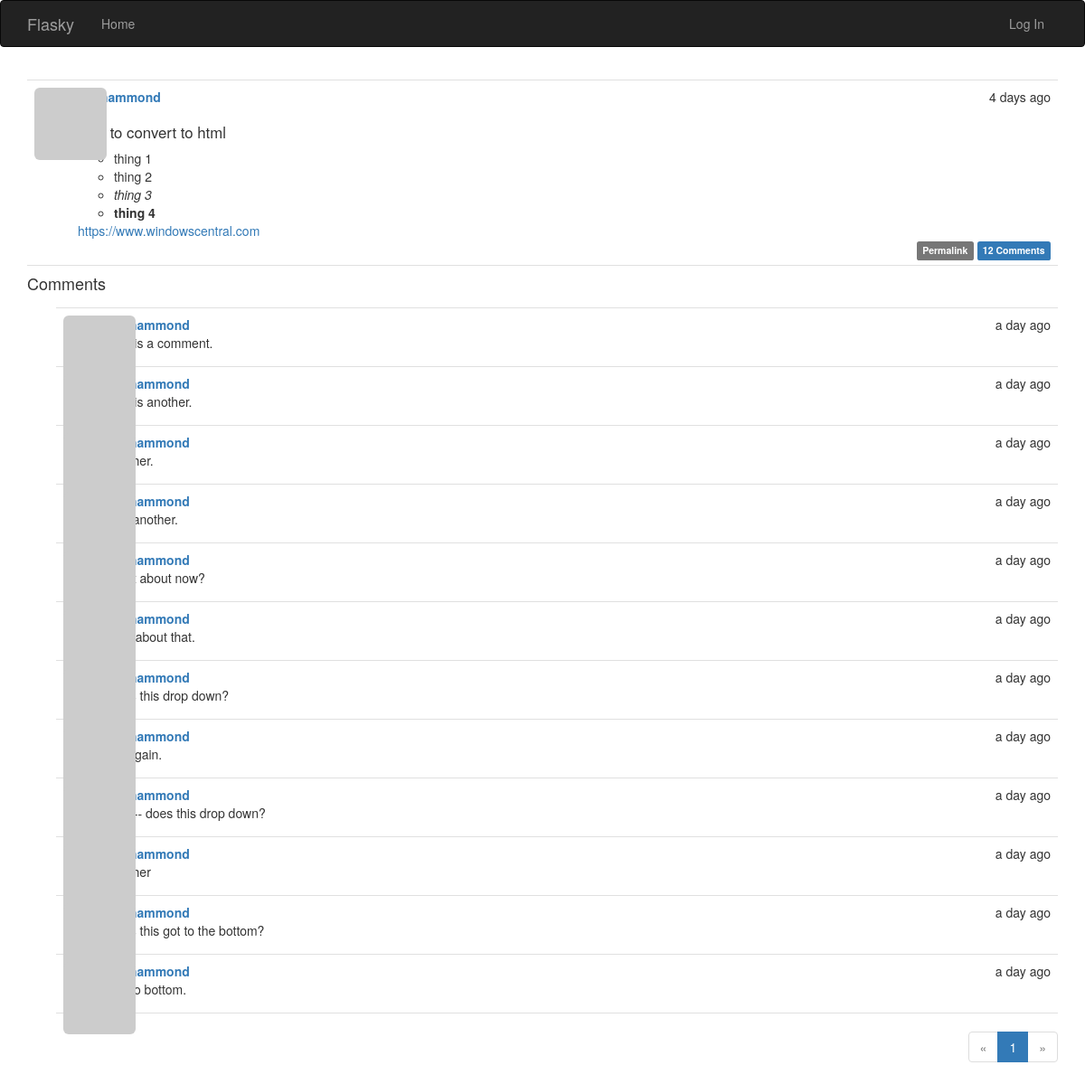
Page /post/405 on the earlier database version.
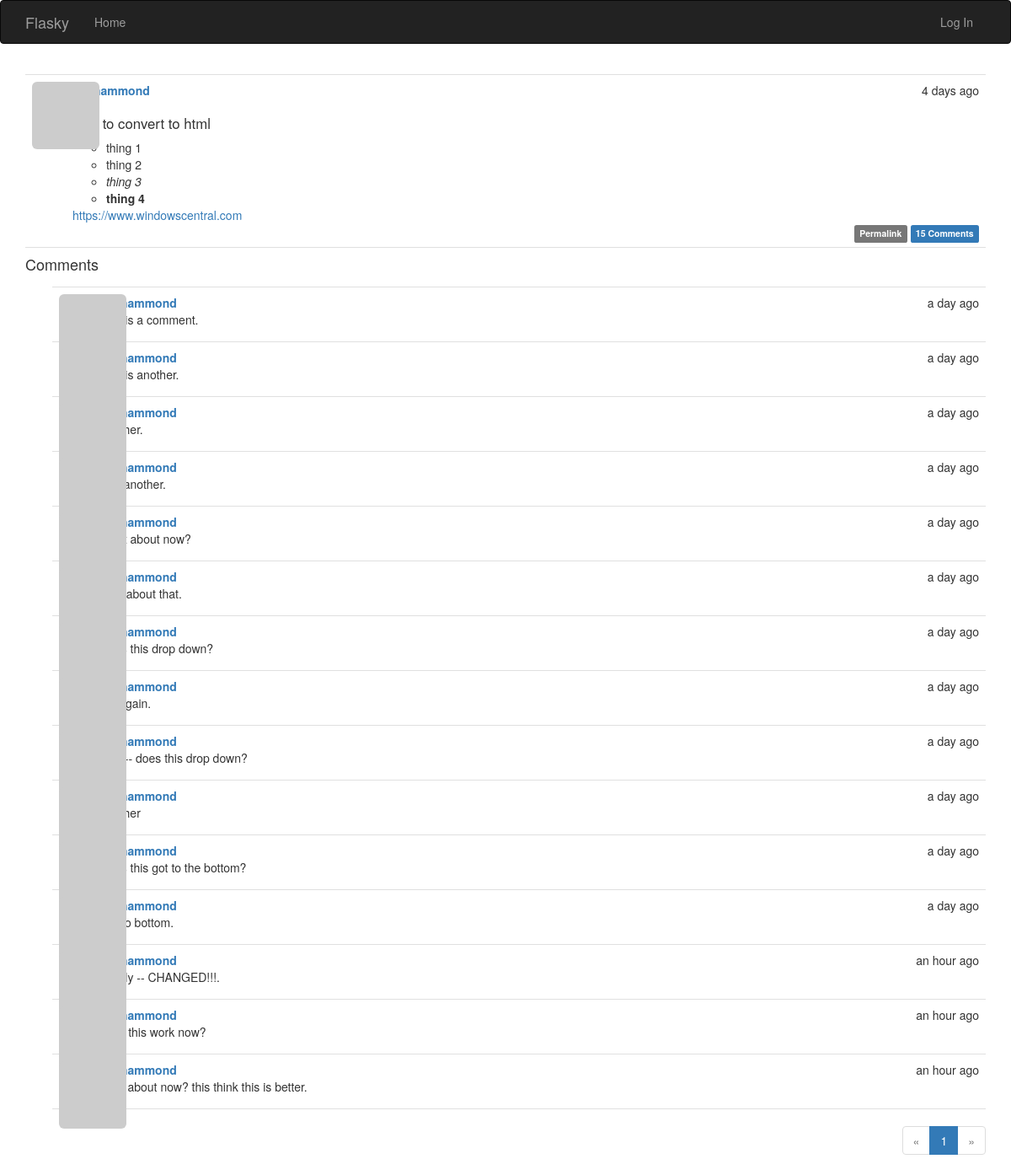
Same page on the later database version.
### app/models.py (models this page shows, shortened)
class Post(db.Model):
    __tablename__ = 'posts'
    id = db.Column(db.Integer, primary_key=True)
    body = db.Column(db.Text)
    timestamp = db.Column(db.DateTime, index=True, default=datetime.utcnow)
    author_id = db.Column(db.Integer, db.ForeignKey('users.id'))
    body_html = db.Column(db.Text)
    comments = db.relationship('Comment', backref='post', lazy='dynamic')

class User(UserMixin, db.Model):
    __tablename__ = 'users'
    id = db.Column(db.Integer, primary_key=True)
    email = db.Column(db.String(64), unique=True, index=True)
    username = db.Column(db.String(64), unique=True, index=True)
    role_id = db.Column(db.Integer, db.ForeignKey('roles.id'))
    password_hash = db.Column(db.String(128))
    confirmed = db.Column(db.Boolean, default=False)
    name = db.Column(db.String(64))
    location = db.Column(db.String(64))
    about_me = db.Column(db.Text())
    member_since = db.Column(db.DateTime(), default=datetime.utcnow)
    last_seen = db.Column(db.DateTime(), default=datetime.utcnow)
    avatar_hash = db.Column(db.String(32))
    posts = db.relationship('Post', backref='author', lazy='dynamic')
    followed = db.relationship('Follow',
                               foreign_keys=[Follow.follower_id],
                               backref=db.backref('follower', lazy='joined'),
                               lazy='dynamic',
                               cascade='all, delete-orphan')
    followers = db.relationship('Follow',
                                foreign_keys=[Follow.followed_id],
                                backref=db.backref('followed', lazy='joined'),
                                lazy='dynamic',
                                cascade='all, delete-orphan')
    comments = db.relationship('Comment', backref='author', lazy='dynamic')
    @property
    def password(self):
        raise AttributeError('password is not a readable attribute')
    def gravatar_hash(self):
        return hashlib.md5(self.email.lower().encode('utf-8')).hexdigest()
    def gravatar(self, size=100, default='identicon', rating='g'):
        if request.is_secure:
            url = 'https://secure.gravatar.com/avatar'
        else:
            url = 'http://secure.gravatar.com/avatar'
        hash= self.avatar_hash or self.gravatar_hash()
        return '{url}/{hash}?s={size}&d={default}&r={rating}'.format(
                url=url, hash=hash, size=size, default=default, rating=rating)

class Comment(db.Model):
    __tablename__ = 'comments'
    id = db.Column(db.Integer, primary_key=True)
    body = db.Column(db.Text)
    body_html = db.Column(db.Text)
    timestamp = db.Column(db.DateTime, index=True, default=datetime.utcnow)
    disabled = db.Column(db.Boolean)
    author_id = db.Column(db.Integer, db.ForeignKey('users.id'))
    post_id = db.Column(db.Integer, db.ForeignKey('posts.id'))

### app/main/views.py (the view, shortened to what this page needs)
@main.route('/post/<int:id>', methods=['GET', 'POST'])
def post(id):
    post = Post.query.get_or_404(id)
    form = CommentForm()
    page = request.args.get('page', 1, type=int)
    if page == -1:
        page = (post.comments.count() - 1) // \
                current_app.config['FLASKY_COMMENTS_PER_PAGE'] + 1
    pagination = post.comments.order_by(Comment.timestamp.asc()).paginate(
            page, per_page=current_app.config['FLASKY_COMMENTS_PER_PAGE'],
            error_out=False)
    comments = pagination.items
    return render_template('post.html', posts=[post], form=form,
                           comments=comments, pagination=pagination)

### app/auth/views.py (called while the page is built)
@auth.before_app_request
def before_request():
    if current_user.is_authenticated:
        current_user.ping()
        if not current_user.confirmed \
                and request.endpoint \
                and request.blueprint != 'auth' \
                and request.endpoint != 'static':
            return redirect(url_for('auth.unconfirmed'))

### app/main/__init__.py (called while the page is built)
@main.app_context_processor
def inject_permissions():
    return dict(Permission=Permission)

### app/models.py (called while the page is built)
    def can(self, permissions):
        return False

    def is_administrator(self):
        return False

### app/templates/post.html (shortened to what this page needs)
{% extends "base.html" %}
{% import "bootstrap/wtf.html" as wtf %}
{% import "_macros.html" as macros %}
{% block page_content %}
{% include '_posts.html' %}
<h4 id="comments">Comments</h4>
{% include '_comments.html' %}
{% if pagination %}
    <div class="pagination">
        {{ macros.pagination_widget(pagination, '.post', fragment='#comments', id=posts[0].id) }}
    </div>
{% endif %}
{% endblock %}

### app/templates/_posts.html (shortened to what this page needs)
<ul class="posts">
    {% for post in posts %}
        <li class="post">
            <div class="profile-thumbnail">
                <a href="{{ url_for('.user', username=post.author.username) }}">
                    <img class="img-rounded profile-thumbnail" src="{{ post.author.gravatar(size=40) }}">
                </a>
            </div>
            <div class="post-content">
                <div class="post-date">{{ moment(post.timestamp).fromNow() }}</div>
                <div class="post-author"><a href="{{ url_for('.user', username=post.author.username) }}">{{ post.author.username }}</a></div>
                <div class="post-body">
                    {% if post.body_html %}
                        {{ post.body_html | safe }}
                    {% else %}
                        {{ post.body }}
                    {% endif %}
                </div>
                <div class="post-footer">
                    <a href="{{ url_for('.post', id=post.id) }}">
                        <span class="label label-default">Permalink</span>
                    </a>
                    <a href="{{ url_for('.post', id=post.id) }}#comments">
                        <span class="label label-primary">{{ post.comments.count() }} Comments</span>
                    </a>
                </div>
            </div>
        </li>
    {% endfor %}
</ul>

### app/templates/_comments.html (shortened to what this page needs)
<ul class="comments">
    {% for comment in comments %}
    <li class="comment">
        <div class="comment-thumbnail">
            <a href="{{ url_for('.user', username=comment.author.username) }}">
                <img class="img-rounded profile-thumbnail" src="{{ comment.author.gravatar(size=40) }}">
            </a>
        </div>
        <div class="comment-content">
            <div class="comment-date">{{ moment(comment.timestamp).fromNow() }}</div>
            <div class="comment-author"><a href="{{ url_for('.user', username=comment.author.username) }}">{{ comment.author.username }}</a></div>
            <div class="comment-body">
                {% if moderate or not comment.disabled %}
                    {% if comment.body_html %}
                        {{ comment.body_html | safe }}
                    {% else %}
                        {{ comment.body }}
                    {% endif %}
                {% endif %}
            </div>
        </div>
    </li>
    {% endfor %}
</ul>

Differences in the rows shown:
computed for Post "benhammond": comments.count "12" → "15"
added Comment: timestamp "an hour ago", author.username "benhammond", body_html "Finally -- CHANGED!!!."
added Comment: timestamp "an hour ago", author.username "benhammond", body_html "does this work now?"
added Comment: timestamp "an hour ago", author.username "benhammond", body_html "what about now? this think this is better."
